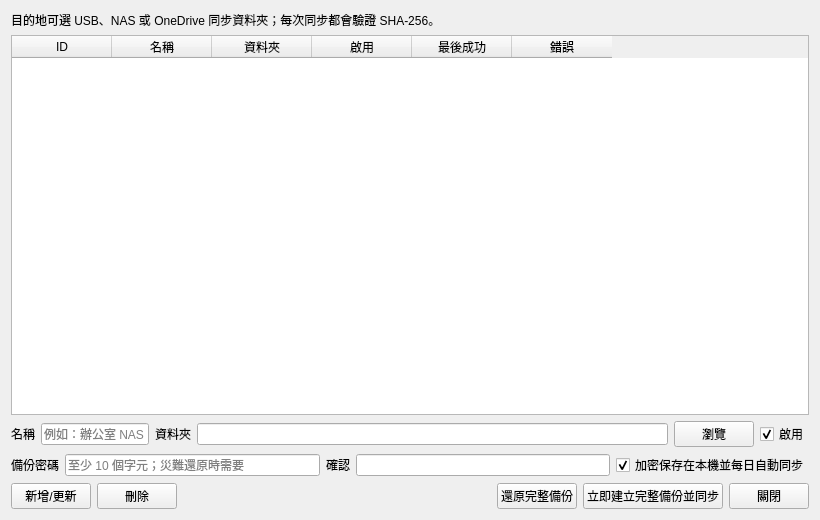
<?xml version="1.0" encoding="UTF-8"?>
<ui version="4.0">
 <class>backupTargetsDialogContent</class>
 <widget class="QWidget" name="backupTargetsDialogContent">
  <property name="geometry">
   <rect>
    <x>0</x>
    <y>0</y>
    <width>820</width>
    <height>520</height>
   </rect>
  </property>
  <property name="windowTitle">
   <string>異地備份</string>
  </property>
  <property name="dialogSize" stdset="0">
   <size>
    <width>820</width>
    <height>520</height>
   </size>
  </property>
  <layout class="QVBoxLayout" name="backupTargetsLayout">
   <property name="spacing">
    <number>6</number>
   </property>
   <property name="leftMargin">
    <number>11</number>
   </property>
   <property name="topMargin">
    <number>11</number>
   </property>
   <property name="rightMargin">
    <number>11</number>
   </property>
   <property name="bottomMargin">
    <number>11</number>
   </property>
   <item>
    <widget class="QLabel" name="introLabel">
     <property name="text">
      <string>目的地可選 USB、NAS 或 OneDrive 同步資料夾；每次同步都會驗證 SHA-256。</string>
     </property>
    </widget>
   </item>
   <item>
    <widget class="TableWidget" name="targetsTable">
     <property name="selectionMode">
      <enum>QAbstractItemView::SingleSelection</enum>
     </property>
     <property name="selectionBehavior">
      <enum>QAbstractItemView::SelectRows</enum>
     </property>
     <column>
      <property name="text">
       <string>ID</string>
      </property>
     </column>
     <column>
      <property name="text">
       <string>名稱</string>
      </property>
     </column>
     <column>
      <property name="text">
       <string>資料夾</string>
      </property>
     </column>
     <column>
      <property name="text">
       <string>啟用</string>
      </property>
     </column>
     <column>
      <property name="text">
       <string>最後成功</string>
      </property>
     </column>
     <column>
      <property name="text">
       <string>錯誤</string>
      </property>
     </column>
    </widget>
   </item>
   <item>
    <layout class="QHBoxLayout" name="targetRow" stretch="0,0,0,1,0,0">
     <property name="spacing">
      <number>6</number>
     </property>
     <property name="leftMargin">
      <number>0</number>
     </property>
     <property name="topMargin">
      <number>0</number>
     </property>
     <property name="rightMargin">
      <number>0</number>
     </property>
     <property name="bottomMargin">
      <number>0</number>
     </property>
     <item>
      <widget class="QLabel" name="nameLabel">
       <property name="text">
        <string>名稱</string>
       </property>
      </widget>
     </item>
     <item>
      <widget class="LineEdit" name="nameEdit">
       <property name="placeholderText">
        <string>例如：辦公室 NAS</string>
       </property>
      </widget>
     </item>
     <item>
      <widget class="QLabel" name="pathLabel">
       <property name="text">
        <string>資料夾</string>
       </property>
      </widget>
     </item>
     <item>
      <widget class="LineEdit" name="pathEdit" />
     </item>
     <item>
      <widget class="PushButton" name="browseButton">
       <property name="text">
        <string>瀏覽</string>
       </property>
      </widget>
     </item>
     <item>
      <widget class="CheckBox" name="enabledCheckBox">
       <property name="text">
        <string>啟用</string>
       </property>
       <property name="checked">
        <bool>true</bool>
       </property>
      </widget>
     </item>
    </layout>
   </item>
   <item>
    <layout class="QHBoxLayout" name="passwordRow">
     <property name="spacing">
      <number>6</number>
     </property>
     <property name="leftMargin">
      <number>0</number>
     </property>
     <property name="topMargin">
      <number>0</number>
     </property>
     <property name="rightMargin">
      <number>0</number>
     </property>
     <property name="bottomMargin">
      <number>0</number>
     </property>
     <item>
      <widget class="QLabel" name="backupPasswordLabel">
       <property name="text">
        <string>備份密碼</string>
       </property>
      </widget>
     </item>
     <item>
      <widget class="PasswordLineEdit" name="backupPasswordEdit">
       <property name="placeholderText">
        <string>至少 10 個字元；災難還原時需要</string>
       </property>
      </widget>
     </item>
     <item>
      <widget class="QLabel" name="backupPasswordConfirmLabel">
       <property name="text">
        <string>確認</string>
       </property>
      </widget>
     </item>
     <item>
      <widget class="PasswordLineEdit" name="backupPasswordConfirmEdit">
      </widget>
     </item>
     <item>
      <widget class="CheckBox" name="rememberPasswordCheckBox">
       <property name="text">
        <string>加密保存在本機並每日自動同步</string>
       </property>
       <property name="checked">
        <bool>true</bool>
       </property>
      </widget>
     </item>
    </layout>
   </item>
   <item>
    <layout class="QHBoxLayout" name="buttonRow" stretch="0,0,1,0,0,0">
     <property name="spacing">
      <number>6</number>
     </property>
     <property name="leftMargin">
      <number>0</number>
     </property>
     <property name="topMargin">
      <number>0</number>
     </property>
     <property name="rightMargin">
      <number>0</number>
     </property>
     <property name="bottomMargin">
      <number>0</number>
     </property>
     <item>
      <widget class="PrimaryPushButton" name="saveButton">
       <property name="text">
        <string>新增/更新</string>
       </property>
      </widget>
     </item>
     <item>
      <widget class="PushButton" name="deleteButton">
       <property name="text">
        <string>刪除</string>
       </property>
      </widget>
     </item>
     <item>
      <spacer name="buttonRowSpacer">
       <property name="orientation">
        <enum>Qt::Horizontal</enum>
       </property>
       <property name="sizeHint" stdset="0">
        <size>
         <width>0</width>
         <height>0</height>
        </size>
       </property>
      </spacer>
     </item>
     <item>
      <widget class="PushButton" name="restoreButton">
       <property name="text">
        <string>還原完整備份</string>
       </property>
      </widget>
     </item>
     <item>
      <widget class="PushButton" name="syncButton">
       <property name="text">
        <string>立即建立完整備份並同步</string>
       </property>
      </widget>
     </item>
     <item>
      <widget class="PushButton" name="closeButton">
       <property name="text">
        <string>關閉</string>
       </property>
      </widget>
     </item>
    </layout>
   </item>
  </layout>
 </widget>
 <customwidgets>
 <customwidget>
  <class>CheckBox</class>
  <extends>QCheckBox</extends>
  <header>qfluentwidgets</header>
 </customwidget>
 <customwidget>
  <class>LineEdit</class>
  <extends>QLineEdit</extends>
  <header>qfluentwidgets</header>
 </customwidget>
 <customwidget>
  <class>PasswordLineEdit</class>
  <extends>QLineEdit</extends>
  <header>qfluentwidgets</header>
 </customwidget>
 <customwidget>
  <class>PrimaryPushButton</class>
  <extends>QPushButton</extends>
  <header>qfluentwidgets</header>
 </customwidget>
 <customwidget>
  <class>PushButton</class>
  <extends>QPushButton</extends>
  <header>qfluentwidgets</header>
 </customwidget>
 <customwidget>
  <class>TableWidget</class>
  <extends>QTableWidget</extends>
  <header>qfluentwidgets</header>
 </customwidget>
 </customwidgets>
 <resources />
 <connections />
</ui>
